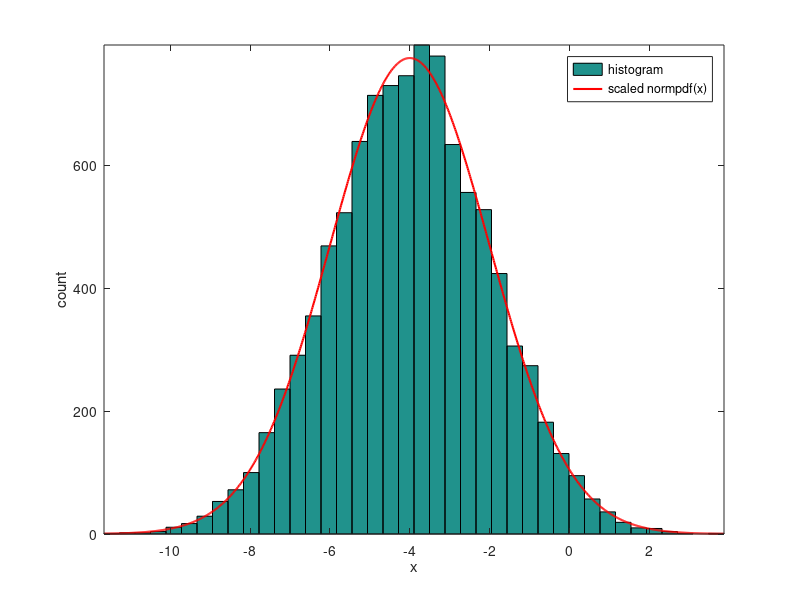
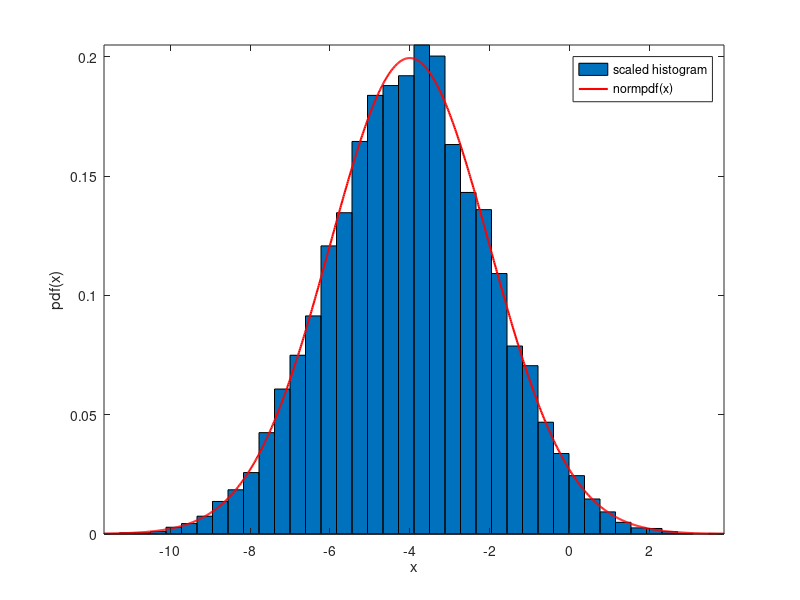

Here is the MATLAB script that generated these plots, in order:
function demo_histogramNormpdf
%% demo_histogramNormpdf: Comparison of histogram and normpdf

%%  Parameters 

% Simulate N(mu,sigma)
mu = -4; sigma = 2;         

% sample size
M = 1e4;   
                 
% X ~ N(mu,sigma)
X = mu + sigma*randn(M,1);  

%% Compare histogram with scaled pdf

%% Plot histogram
figure(1); 
nBins = 40;    % number of bins for the histogram
hist(X,nBins); % generate histogram
axis('tight')

% base of histogram
xMin = min(X); 
xMax = max(X);

% area of histogram
areaHistogram = (xMax-xMin)*M/nBins; 

%% Plot scaled pdf

% compute values of the pdf in [xMin,xMax]
nPlot = 1000; 
xPlot = linspace(xMin,xMax,nPlot);
yPlot = normpdf(xPlot,mu,sigma);

% plot scaled pdf
hold on
plot(xPlot,yPlot*areaHistogram,'r','LineWidth',1.5);
hold off;
xlabel('x'); ylabel('count');
legend('histogram','scaled normpdf(x)')


%% Compare scaled histogram with pdf

%% plot scaled histogram
figure(2);
[barHeight,barCenter] = hist(X,nBins);
bar(barCenter,barHeight/areaHistogram,1);
axis('tight')

%% plot pdf
hold on
plot(xPlot,yPlot,'r','LineWidth',1.5);
hold off
xlabel('x'); ylabel('pdf(x)');
legend('scaled histogram','normpdf(x)')

